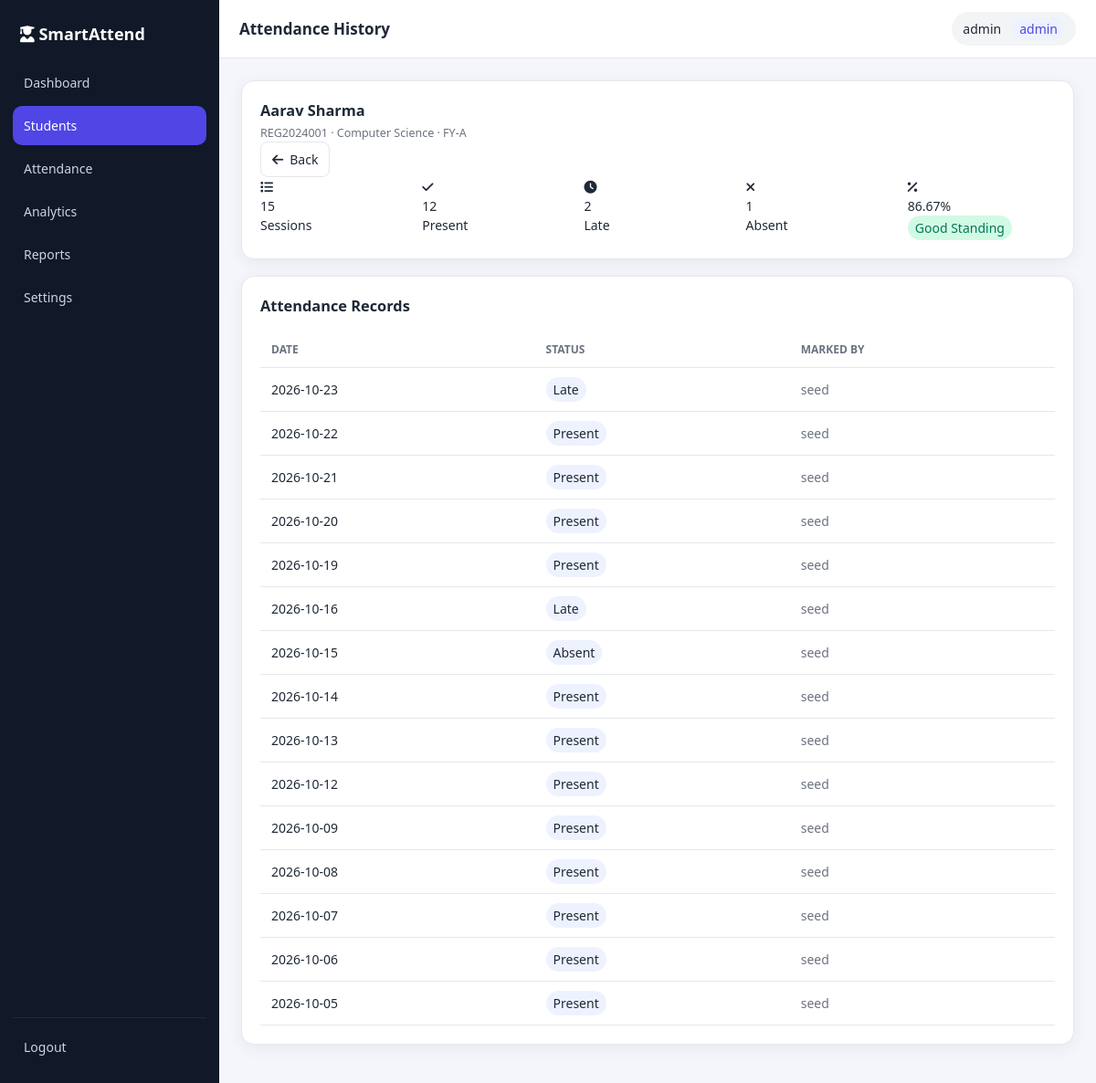
Page /attendance/history/1 (signed in) on the committed database.
### tables this page shows
CREATE TABLE students (
        id              INTEGER PRIMARY KEY AUTOINCREMENT,
        reg_no          TEXT NOT NULL UNIQUE,
        full_name       TEXT NOT NULL,
        email           TEXT,
        phone           TEXT,
        department_id   INTEGER NOT NULL REFERENCES departments(id) ON DELETE RESTRICT,
        class_name      TEXT NOT NULL,
        gender          TEXT,
        enrollment_date TEXT,
        created_at      TEXT NOT NULL DEFAULT (datetime('now'))
    );

CREATE TABLE departments (
        id   INTEGER PRIMARY KEY AUTOINCREMENT,
        name TEXT NOT NULL UNIQUE,
        code TEXT NOT NULL UNIQUE
    );

CREATE TABLE attendance (
        id         INTEGER PRIMARY KEY AUTOINCREMENT,
        student_id INTEGER NOT NULL REFERENCES students(id) ON DELETE CASCADE,
        date       TEXT NOT NULL,
        status     TEXT NOT NULL CHECK (status IN ('Present','Absent','Late')),
        marked_by  TEXT,
        created_at TEXT NOT NULL DEFAULT (datetime('now')),
        UNIQUE (student_id, date)
    );

### controllers.py (the view)
@login_required
def attendance_history(student_id):
    db = get_db()
    student = db.execute("""
        SELECT s.*, d.name AS dept_name FROM students s
        JOIN departments d ON d.id = s.department_id WHERE s.id=?
    """, (student_id,)).fetchone()
    if not student:
        flash("Student not found.", "error")
        return redirect(url_for("students"))
    late_credit = get_late_credit()
    records = db.execute("""
        SELECT date, status, marked_by FROM attendance
        WHERE student_id=? ORDER BY date DESC
    """, (student_id,)).fetchall()
    total = len(records)
    present = sum(1 for r in records if r["status"] == "Present")
    late = sum(1 for r in records if r["status"] == "Late")
    absent = sum(1 for r in records if r["status"] == "Absent")
    pct = round((present + late * late_credit) / total * 100, 2) if total else 0.0
    if pct >= 85:
        risk_cls, risk_txt = "ok", "Good Standing"
    elif pct >= 75:
        risk_cls, risk_txt = "warn", "Watch List"
    else:
        risk_cls, risk_txt = "danger", "At Risk (<75%)"
    body = 'attendance_history.html'
    return render_page("Attendance History", body, active="students",
                       student=student, records=records, total=total,
                       present=present, late=late, absent=absent, pct=pct,
                       risk_cls=risk_cls, risk_txt=risk_txt)

### controllers.py (called while the page is built)
def login_required(view):
    @wraps(view)
    def wrapped(*args, **kwargs):
        if not session.get("user_id"):
            flash("Please sign in to continue.", "error")
            return redirect(url_for("login"))
        return view(*args, **kwargs)
    return wrapped

### models.py (called while the page is built)
def get_db():
    if "db" not in g:
        g.db = sqlite3.connect(current_app.config["DATABASE"])
        g.db.row_factory = sqlite3.Row
        g.db.execute("PRAGMA foreign_keys = ON")
    return g.db

def get_setting(key, default=None):
    try:
        row = get_db().execute("SELECT value FROM settings WHERE key=?", (key,)).fetchone()
        return row["value"] if row else default
    except Exception:
        return default

def get_late_credit():
    try:
        v = float(get_setting("late_credit", DEFAULT_LATE_CREDIT))
        return max(0.0, min(1.0, v))
    except (TypeError, ValueError):
        return float(DEFAULT_LATE_CREDIT)

### views.py (called while the page is built)
def render_page(title, body_tpl, active="", scripts="", **ctx):
    base_ctx = {
        "title": title,
        "active": active,
        "username": session.get("username"),
        "role": session.get("role"),
    }
    base_ctx.update(ctx)
    body = render_template(body_tpl, **base_ctx)
    page_scripts = render_template(scripts, **base_ctx) if scripts else ""
    return render_template_string(BASE_TEMPLATE, body=body,
                                  page_scripts=page_scripts, **base_ctx)

### templates/attendance_history.html
    <div class="card">
      <div class="card-head">
        <div>
          <h3 style="margin-bottom:3px">{{ student.full_name }}</h3>
          <p class="muted" style="font-size:12.5px">
            {{ student.reg_no }} · {{ student.dept_name }} · {{ student.class_name }}</p>
        </div>
        <a class="btn no-print" href="{{ url_for('students') }}">
          <i class="fa-solid fa-arrow-left"></i> Back</a>
      </div>
      <div class="stats-grid" style="margin-bottom:0">
        <div class="stat"><div class="icon i1"><i class="fa-solid fa-list"></i></div>
          <div><div class="value">{{ total }}</div><div class="label">Sessions</div></div></div>
        <div class="stat"><div class="icon i4"><i class="fa-solid fa-check"></i></div>
          <div><div class="value">{{ present }}</div><div class="label">Present</div></div></div>
        <div class="stat"><div class="icon i6"><i class="fa-solid fa-clock"></i></div>
          <div><div class="value">{{ late }}</div><div class="label">Late</div></div></div>
        <div class="stat"><div class="icon i5"><i class="fa-solid fa-xmark"></i></div>
          <div><div class="value">{{ absent }}</div><div class="label">Absent</div></div></div>
        <div class="stat"><div class="icon i3"><i class="fa-solid fa-percent"></i></div>
          <div><div class="value">{{ pct }}%</div>
            <div class="label"><span class="badge {{ risk_cls }}">{{ risk_txt }}</span></div></div></div>
      </div>
    </div>
    <div class="card">
      <h3>Attendance Records</h3>
      {% if records %}
      <div class="table-wrap">
        <table>
          <thead><tr><th>Date</th><th>Status</th><th>Marked By</th></tr></thead>
          <tbody>
          {% for r in records %}
            <tr>
              <td>{{ r.date }}</td>
              <td><span class="badge {{ r.status|lower }}">{{ r.status }}</span></td>
              <td class="muted">{{ r.marked_by or '—' }}</td>
            </tr>
          {% endfor %}
          </tbody>
        </table>
      </div>
      {% else %}
      <div class="empty"><i class="fa-solid fa-inbox"></i>
        No attendance recorded for this student yet.</div>
      {% endif %}
    </div>

### rows in the picture
students: full_name "Aarav Sharma", reg_no "REG2024001", class_name "FY-A"
departments: dept_name "Computer Science"
attendance: date "2026-10-23", status "Late", marked_by "seed"
attendance: date "2026-10-22", status "Present", marked_by "seed"
attendance: date "2026-10-21", status "Present", marked_by "seed"
attendance: date "2026-10-20", status "Present", marked_by "seed"
attendance: date "2026-10-19", status "Present", marked_by "seed"
attendance: date "2026-10-16", status "Late", marked_by "seed"
attendance: date "2026-10-15", status "Absent", marked_by "seed"
attendance: date "2026-10-14", status "Present", marked_by "seed"
attendance: date "2026-10-13", status "Present", marked_by "seed"
attendance: date "2026-10-12", status "Present", marked_by "seed"
attendance: date "2026-10-09", status "Present", marked_by "seed"
attendance: date "2026-10-08", status "Present", marked_by "seed"
attendance: date "2026-10-07", status "Present", marked_by "seed"
attendance: date "2026-10-06", status "Present", marked_by "seed"
attendance: date "2026-10-05", status "Present", marked_by "seed"

### other values in the picture
{{ total }} "15"
{{ present }} "12"
{{ late }} "2"
{{ absent }} "1"
{{ pct }} "86.67"
{{ risk_txt }} "Good Standing"
